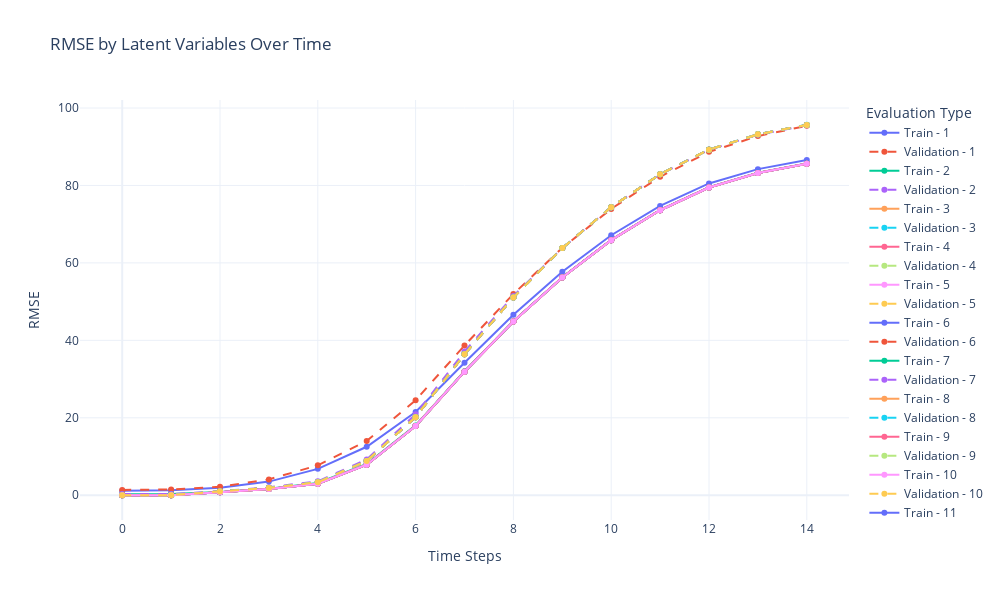

The notebook cell this image was saved under:
### Code cell
# 绘制RMSE图表
plot_rmse_by_latent_vars(all_train_eval, all_valid_eval, latent_vars_options)

# 选出每个时刻的最优潜变量数
best_latent_vars = {}
for t, evals in all_valid_eval.items():
    best_latent_vars[t] = min(evals, key=evals.get)

print("Best latent variables for each time step:", best_latent_vars)

### Figure 1 — Plotly figure (JSON) as saved in the notebook; plotly's stock layout.template omitted (floating-point values rounded to 4 significant figures)
{"data": [{"line": {"dash": "solid"}, "mode": "lines+markers", "name": "Train - 1", "type": "scatter", "x": [0, 1, 2, 3, 4, 5, 6, 7, 8, 9, 10, 11, 12, 13, 14], "y": [1.178, 1.286, 1.922, 3.523, 6.818, 12.52, 21.49, 34.21, 46.6, 57.72, 67.14, 74.72, 80.51, 84.21, 86.59]}, {"line": {"dash": "dash"}, "mode": "lines+markers", "name": "Validation - 1", "type": "scatter", "x": [0, 1, 2, 3, 4, 5, 6, 7, 8, 9, 10, 11, 12, 13, 14], "y": [1.367, 1.498, 2.211, 4.096, 7.731, 14.03, 24.54, 38.67, 51.96, 63.88, 73.95, 82.24, 88.67, 92.75, 95.39]}, {"line": {"dash": "solid"}, "mode": "lines+markers", "name": "Train - 2", "type": "scatter", "x": [0, 1, 2, 3, 4, 5, 6, 7, 8, 9, 10, 11, 12, 13, 14], "y": [0.2691, 0.3022, 0.8628, 1.687, 3.191, 8.085, 18.03, 32.02, 44.95, 56.32, 65.95, 73.67, 79.54, 83.26, 85.65]}, {"line": {"dash": "dash"}, "mode": "lines+markers", "name": "Validation - 2", "type": "scatter", "x": [0, 1, 2, 3, 4, 5, 6, 7, 8, 9, 10, 11, 12, 13, 14], "y": [0.3049, 0.3408, 1.045, 2.086, 3.585, 9.258, 20.91, 37.1, 51.48, 63.86, 74.34, 82.9, 89.2, 93.09, 95.53]}, {"line": {"dash": "solid"}, "mode": "lines+markers", "name": "Train - 3", "type": "scatter", "x": [0, 1, 2, 3, 4, 5, 6, 7, 8, 9, 10, 11, 12, 13, 14], "y": [0.0348, 0.0576, 0.7799, 1.592, 3.002, 7.899, 17.88, 31.91, 44.86, 56.24, 65.88, 73.6, 79.47, 83.2, 85.59]}, {"line": {"dash": "dash"}, "mode": "lines+markers", "name": "Validation - 3", "type": "scatter", "x": [0, 1, 2, 3, 4, 5, 6, 7, 8, 9, 10, 11, 12, 13, 14], "y": [0.041, 0.06465, 0.9691, 1.908, 3.33, 8.844, 20.22, 36.45, 51.13, 63.86, 74.43, 82.95, 89.3, 93.23, 95.67]}, {"line": {"dash": "solid"}, "mode": "lines+markers", "name": "Train - 4", "type": "scatter", "x": [0, 1, 2, 3, 4, 5, 6, 7, 8, 9, 10, 11, 12, 13, 14], "y": [0.00405, 0.0272, 0.7778, 1.59, 2.997, 7.894, 17.88, 31.9, 44.86, 56.24, 65.88, 73.6, 79.47, 83.19, 85.59]}, {"line": {"dash": "dash"}, "mode": "lines+markers", "name": "Validation - 4", "type": "scatter", "x": [0, 1, 2, 3, 4, 5, 6, 7, 8, 9, 10, 11, 12, 13, 14], "y": [0.00385, 0.02885, 0.96, 1.9, 3.346, 8.844, 20.16, 36.39, 51.07, 63.82, 74.38, 82.9, 89.25, 93.19, 95.63]}, {"line": {"dash": "solid"}, "mode": "lines+markers", "name": "Train - 5", "type": "scatter", "x": [0, 1, 2, 3, 4, 5, 6, 7, 8, 9, 10, 11, 12, 13, 14], "y": [0, 0.02435, 0.7777, 1.59, 2.997, 7.894, 17.88, 31.9, 44.86, 56.24, 65.88, 73.6, 79.47, 83.19, 85.59]}, {"line": {"dash": "dash"}, "mode": "lines+markers", "name": "Validation - 5", "type": "scatter", "x": [0, 1, 2, 3, 4, 5, 6, 7, 8, 9, 10, 11, 12, 13, 14], "y": [0, 0.0271, 0.9601, 1.9, 3.347, 8.845, 20.16, 36.38, 51.07, 63.82, 74.38, 82.9, 89.25, 93.19, 95.63]}, {"line": {"dash": "solid"}, "mode": "lines+markers", "name": "Train - 6", "type": "scatter", "x": [0, 1, 2, 3, 4, 5, 6, 7, 8, 9, 10, 11, 12, 13, 14], "y": [0, 0.02435, 0.7777, 1.59, 2.997, 7.894, 17.88, 31.9, 44.86, 56.24, 65.88, 73.6, 79.47, 83.19, 85.59]}, {"line": {"dash": "dash"}, "mode": "lines+markers", "name": "Validation - 6", "type": "scatter", "x": [0, 1, 2, 3, 4, 5, 6, 7, 8, 9, 10, 11, 12, 13, 14], "y": [0, 0.0271, 0.9601, 1.9, 3.347, 8.845, 20.16, 36.38, 51.07, 63.82, 74.38, 82.9, 89.25, 93.19, 95.63]}, {"line": {"dash": "solid"}, "mode": "lines+markers", "name": "Train - 7", "type": "scatter", "x": [0, 1, 2, 3, 4, 5, 6, 7, 8, 9, 10, 11, 12, 13, 14], "y": [0, 0.02435, 0.7777, 1.59, 2.997, 7.894, 17.88, 31.9, 44.86, 56.24, 65.88, 73.6, 79.47, 83.19, 85.59]}, {"line": {"dash": "dash"}, "mode": "lines+markers", "name": "Validation - 7", "type": "scatter", "x": [0, 1, 2, 3, 4, 5, 6, 7, 8, 9, 10, 11, 12, 13, 14], "y": [0, 0.0271, 0.9601, 1.9, 3.347, 8.845, 20.16, 36.38, 51.07, 63.82, 74.38, 82.9, 89.25, 93.19, 95.63]}, {"line": {"dash": "solid"}, "mode": "lines+markers", "name": "Train - 8", "type": "scatter", "x": [0, 1, 2, 3, 4, 5, 6, 7, 8, 9, 10, 11, 12, 13, 14], "y": [0, 0.02435, 0.7777, 1.59, 2.997, 7.894, 17.88, 31.9, 44.86, 56.24, 65.88, 73.6, 79.47, 83.19, 85.59]}, {"line": {"dash": "dash"}, "mode": "lines+markers", "name": "Validation - 8", "type": "scatter", "x": [0, 1, 2, 3, 4, 5, 6, 7, 8, 9, 10, 11, 12, 13, 14], "y": [0, 0.0271, 0.9601, 1.9, 3.347, 8.845, 20.16, 36.38, 51.07, 63.82, 74.38, 82.9, 89.25, 93.19, 95.63]}, {"line": {"dash": "solid"}, "mode": "lines+markers", "name": "Train - 9", "type": "scatter", "x": [0, 1, 2, 3, 4, 5, 6, 7, 8, 9, 10, 11, 12, 13, 14], "y": [0, 0.02435, 0.7777, 1.59, 2.997, 7.894, 17.88, 31.9, 44.86, 56.24, 65.88, 73.6, 79.47, 83.19, 85.59]}, {"line": {"dash": "dash"}, "mode": "lines+markers", "name": "Validation - 9", "type": "scatter", "x": [0, 1, 2, 3, 4, 5, 6, 7, 8, 9, 10, 11, 12, 13, 14], "y": [0, 0.0271, 0.9601, 1.9, 3.347, 8.845, 20.16, 36.38, 51.07, 63.82, 74.38, 82.9, 89.25, 93.19, 95.63]}, {"line": {"dash": "solid"}, "mode": "lines+markers", "name": "Train - 10", "type": "scatter", "x": [0, 1, 2, 3, 4, 5, 6, 7, 8, 9, 10, 11, 12, 13, 14], "y": [0, 0.02435, 0.7777, 1.59, 2.997, 7.894, 17.88, 31.9, 44.86, 56.24, 65.88, 73.6, 79.47, 83.19, 85.59]}, {"line": {"dash": "dash"}, "mode": "lines+markers", "name": "Validation - 10", "type": "scatter", "x": [0, 1, 2, 3, 4, 5, 6, 7, 8, 9, 10, 11, 12, 13, 14], "y": [0, 0.0271, 0.9601, 1.9, 3.347, 8.845, 20.16, 36.38, 51.07, 63.82, 74.38, 82.9, 89.25, 93.19, 95.63]}, {"line": {"dash": "solid"}, "mode": "lines+markers", "name": "Train - 11", "type": "scatter", "x": [0, 1, 2, 3, 4, 5, 6, 7, 8, 9, 10, 11, 12, 13, 14], "y": [0, 0.02435, 0.7777, 1.59, 2.997, 7.894, 17.88, 31.9, 44.86, 56.24, 65.88, 73.6, 79.47, 83.19, 85.59]}, {"line": {"dash": "dash"}, "mode": "lines+markers", "name": "Validation - 11", "type": "scatter", "x": [0, 1, 2, 3, 4, 5, 6, 7, 8, 9, 10, 11, 12, 13, 14], "y": [0, 0.0271, 0.9601, 1.9, 3.347, 8.845, 20.16, 36.38, 51.07, 63.82, 74.38, 82.9, 89.25, 93.19, 95.63]}, {"line": {"dash": "solid"}, "mode": "lines+markers", "name": "Train - 12", "type": "scatter", "x": [0, 1, 2, 3, 4, 5, 6, 7, 8, 9, 10, 11, 12, 13, 14], "y": [0, 0.02435, 0.7777, 1.59, 2.997, 7.894, 17.88, 31.9, 44.86, 56.24, 65.88, 73.6, 79.47, 83.19, 85.59]}, {"line": {"dash": "dash"}, "mode": "lines+markers", "name": "Validation - 12", "type": "scatter", "x": [0, 1, 2, 3, 4, 5, 6, 7, 8, 9, 10, 11, 12, 13, 14], "y": [0, 0.0271, 0.9601, 1.9, 3.347, 8.845, 20.16, 36.38, 51.07, 63.82, 74.38, 82.9, 89.25, 93.19, 95.63]}, {"line": {"dash": "solid"}, "mode": "lines+markers", "name": "Train - 13", "type": "scatter", "x": [0, 1, 2, 3, 4, 5, 6, 7, 8, 9, 10, 11, 12, 13, 14], "y": [0, 0.02435, 0.7777, 1.59, 2.997, 7.894, 17.88, 31.9, 44.86, 56.24, 65.88, 73.6, 79.47, 83.19, 85.59]}, {"line": {"dash": "dash"}, "mode": "lines+markers", "name": "Validation - 13", "type": "scatter", "x": [0, 1, 2, 3, 4, 5, 6, 7, 8, 9, 10, 11, 12, 13, 14], "y": [0, 0.0271, 0.9601, 1.9, 3.347, 8.845, 20.16, 36.38, 51.07, 63.82, 74.38, 82.9, 89.25, 93.19, 95.63]}, {"line": {"dash": "solid"}, "mode": "lines+markers", "name": "Train - 14", "type": "scatter", "x": [0, 1, 2, 3, 4, 5, 6, 7, 8, 9, 10, 11, 12, 13, 14], "y": [0, 0.02435, 0.7777, 1.59, 2.997, 7.894, 17.88, 31.9, 44.86, 56.24, 65.88, 73.6, 79.47, 83.19, 85.59]}, {"line": {"dash": "dash"}, "mode": "lines+markers", "name": "Validation - 14", "type": "scatter", "x": [0, 1, 2, 3, 4, 5, 6, 7, 8, 9, 10, 11, 12, 13, 14], "y": [0, 0.0271, 0.9601, 1.9, 3.347, 8.845, 20.16, 36.38, 51.07, 63.82, 74.38, 82.9, 89.25, 93.19, 95.63]}, {"line": {"dash": "solid"}, "mode": "lines+markers", "name": "Train - 15", "type": "scatter", "x": [0, 1, 2, 3, 4, 5, 6, 7, 8, 9, 10, 11, 12, 13, 14], "y": [0, 0.02435, 0.7777, 1.59, 2.997, 7.894, 17.88, 31.9, 44.86, 56.24, 65.88, 73.6, 79.47, 83.19, 85.59]}, {"line": {"dash": "dash"}, "mode": "lines+markers", "name": "Validation - 15", "type": "scatter", "x": [0, 1, 2, 3, 4, 5, 6, 7, 8, 9, 10, 11, 12, 13, 14], "y": [0, 0.0271, 0.9601, 1.9, 3.347, 8.845, 20.16, 36.38, 51.07, 63.82, 74.38, 82.9, 89.25, 93.19, 95.63]}], "layout": {"height": 600, "legend": {"title": {"text": "Evaluation Type"}}, "title": {"text": "RMSE by Latent Variables Over Time"}, "width": 1000, "xaxis": {"title": {"text": "Time Steps"}}, "yaxis": {"title": {"text": "RMSE"}}}}
